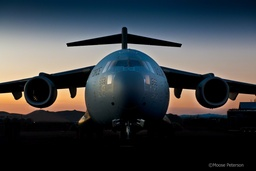
#> input picture images/night/airplane.jpg, 256 x 171 px, shrunk from 1200 x 800 before the run
$ python '图像处理问题三夜间图像增强.py'
#> lines starting #> are read from the running program, lines starting #| are printed output that depends on the picture
import cv2 as cv
from itertools import combinations_with_replacement
from collections import defaultdict
import numpy as np
from numpy.linalg import inv
B, G, R = 0, 1, 2  # index for convenience

def boxfilter(I, r):
    M, N = I.shape
    dest = np.zeros((M, N))
    sumY = np.cumsum(I, axis=0)
    dest[:r + 1] = sumY[r:2 * r + 1]  # top r+1 lines
    dest[r + 1:M - r] = sumY[2 * r + 1:] - sumY[:M - 2 * r - 1]
    dest[-r:] = np.tile(sumY[-1], (r, 1)) - sumY[M - 2 * r - 1:M - r - 1]  # bottom r lines
    sumX = np.cumsum(dest, axis=1)
    dest[:, :r + 1] = sumX[:, r:2 * r + 1]  # left r+1 columns
    dest[:, r + 1:N - r] = sumX[:, 2 * r + 1:] - sumX[:, :N - 2 * r - 1]
    dest[:, -r:] = np.tile(sumX[:, -1][:, None], (1, r)) - sumX[:, N - 2 * r - 1:N - r - 1]  # right r columns
    return dest

def guided_filter(I, p, r=15, eps=1e-3):
    M, N = p.shape
    base = boxfilter(np.ones((M, N)), r)  # this is needed for regularization
    means = [boxfilter(I[:, :, i], r) / base for i in range(3)]
    mean_p = boxfilter(p, r) / base
    means_IP = [boxfilter(I[:, :, i] * p, r) / base for i in range(3)]
    covIP = [means_IP[i] - means[i] * mean_p for i in range(3)]
    var = defaultdict(dict)
    for i, j in combinations_with_replacement(range(3), 2):
        var[i][j] = boxfilter(I[:, :, i] * I[:, :, j], r) / base - means[i] * means[j]
    a = np.zeros((M, N, 3))
    for y, x in np.ndindex(M, N):
        Sigma = np.array([[var[B][B][y, x], var[B][G][y, x], var[B][R][y, x]],
                          [var[B][G][y, x], var[G][G][y, x], var[G][R][y, x]],
                          [var[B][R][y, x], var[G][R][y, x], var[R][R][y, x]]])
        cov = np.array([c[y, x] for c in covIP])
        a[y, x] = np.dot(cov, inv(Sigma + eps * np.eye(3)))  # eq 14
    b = mean_p - a[:, :, R] * means[R] - a[:, :, G] * means[G] - a[:, :, B] * means[B]
    q = (boxfilter(a[:, :, R], r)*I[:, :, R] + boxfilter(a[:, :, G], r)*I[:, :, G] + boxfilter(a[:, :, B], r)*I[:, :, B] + boxfilter(b, r)) / base
    return q

def get_illumination_channel(I, w):
    M, N, _ = I.shape
    padded = np.pad(I, ((int(w / 2), int(w / 2)), (int(w / 2), int(w / 2)), (0, 0)), 'edge')
    darkch = np.zeros((M, N))
    brightch = np.zeros((M, N))

    for i, j in np.ndindex(darkch.shape):
        darkch[i, j] = np.min(padded[i:i + w, j:j + w, :])
        brightch[i, j] = np.max(padded[i:i + w, j:j + w, :])

    return darkch, brightch

def get_atmosphere(I, brightch, p=0.1):
    M, N = brightch.shape
    flatI = I.reshape(M * N, 3)
    flatbright = brightch.ravel()

    searchidx = (-flatbright).argsort()[:int(M * N * p)]
    A = np.mean(flatI.take(searchidx, axis=0), dtype=np.float64, axis=0)
    return A

def get_initial_transmission(A, brightch):
    A_c = np.max(A)
    init_t = (brightch - A_c) / (1. - A_c)
    return (init_t - np.min(init_t)) / (np.max(init_t) - np.min(init_t))

def get_corrected_transmission(I, A, darkch, brightch, init_t, alpha, omega, w):
    im3 = np.empty(I.shape, I.dtype);
    for ind in range(0, 3):
        im3[:, :, ind] = I[:, :, ind] / A[ind]
    dark_c, _ = get_illumination_channel(im3, w)
    dark_t = 1 - omega * dark_c
    corrected_t = init_t
    diffch = brightch - darkch

    for i in range(diffch.shape[0]):
        for j in range(diffch.shape[1]):
            if (diffch[i, j] < alpha):
                corrected_t[i, j] = dark_t[i, j] * init_t[i, j]

    return np.abs(corrected_t)

def get_final_image(I, A, refined_t, tmin):
    refined_t_broadcasted = np.broadcast_to(refined_t[:, :, None], (refined_t.shape[0], refined_t.shape[1], 3))
    J = (I - A) / (np.where(refined_t_broadcasted < tmin, tmin, refined_t_broadcasted)) + A

    return (J - np.min(J)) / (np.max(J) - np.min(J))

def dehaze(I, tmin, w, alpha, omega, p, eps, reduce=False):
    m, n, _ = I.shape
    Idark, Ibright = get_illumination_channel(I, w)
    A = get_atmosphere(I, Ibright, p)

    init_t = get_initial_transmission(A, Ibright)
    if reduce:
        init_t = reduce_init_t(init_t)
    corrected_t = get_corrected_transmission(I, A, Idark, Ibright, init_t, alpha, omega, w)

    normI = (I - I.min()) / (I.max() - I.min())
    refined_t = guided_filter(normI, corrected_t, w, eps)
    J_refined = get_final_image(I, A, refined_t, tmin)

    enhanced = (J_refined * 255).astype(np.uint8)
    f_enhanced = cv.detailEnhance(enhanced, sigma_s=10, sigma_r=0.15)
    f_enhanced = cv.edgePreservingFilter(f_enhanced, flags=1, sigma_s=64, sigma_r=0.2)
    return f_enhanced

def reduce_init_t(init_t):
    init_t = (init_t * 255).astype(np.uint8)
    xp = [0, 32, 255]
    fp = [0, 32, 48]
    x = np.arange(256)
    table = np.interp(x, xp, fp).astype('uint8')
    init_t = cv.LUT(init_t, table)
    init_t = init_t.astype(np.float64) / 255
    return init_t

im = cv.imread('./images/night/airplane.jpg')
#> im is the input picture: shape (171, 256, 3); mean B, G, R 66.9, 62.8, 58.3
orig = im.copy()

tmin = 0.1  # minimum value for t to make J image
w = 15  # window size, which determine the corseness of prior images
alpha = 0.4  # threshold for transmission correction
omega = 0.75  # this is for dark channel prior
p = 0.1  # percentage to consider for atmosphere
eps = 1e-3  # for J image

I = np.asarray(im, dtype=np.float64)  # Convert the input to an array.
I = I[:, :, :3] / 255

f_enhanced = dehaze(I, tmin, w, alpha, omega, p, eps)
#> after the loop in get_illumination_channel, `for i, j in np.ndindex(darkch.shape):`:
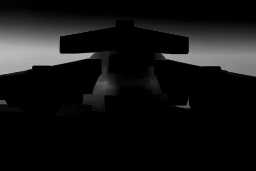
#> darkch: shape (171, 256) float64; min 0, max 0.729, mean 0.0785
#> in get_atmosphere, `searchidx = (-flatbright).argsort()[:int(M * N * p)]`: searchidx = 4377 values, max 28959 at index 4253, min 15934 at index 3968, mean 22672.2
#> in get_atmosphere, `A = np.mean(flatI.take(searchidx, axis=0), dtype=np.float64, axis=0)`: A = [0.327, 0.405, 0.49]
#> in get_initial_transmission, `A_c = np.max(A)`: A_c = 0.49
#> after the loop in get_corrected_transmission, `for ind in range(0, 3):`:
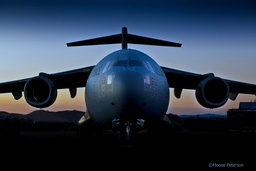
#> im3: shape (171, 256, 3) float64; mean B, G, R 0.801, 0.609, 0.467; drawn with min black and max white
#> call 2 of get_illumination_channel, with w = 15
#> after the loop in get_illumination_channel (call 2), `for i, j in np.ndindex(darkch.shape):`:
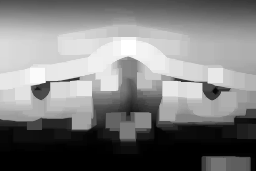
#> brightch: shape (171, 256) float64; min 0, max 2.7, mean 1.33; drawn with min black and max white
#> after the loop in get_corrected_transmission, `for i in range(diffch.shape[0]):`:
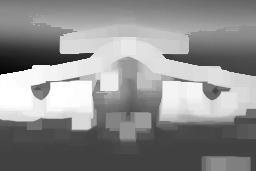
#> corrected_t: shape (171, 256) float64; min -0.344, max 1, mean 0.405; drawn with min black and max white
#> in boxfilter, `sumY = np.cumsum(I, axis=0)`: I: shape (171, 256) float64; every value is 1
#> in guided_filter, `means = [boxfilter(I[:, :, i], r) / base for i in range(3)]`: means = 3 items
#> in boxfilter (call 8), `sumX = np.cumsum(dest, axis=1)`:
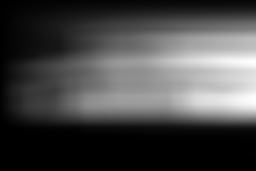
#> sumX: shape (171, 256) float64; min 0, max 2061.3, mean 581.3; drawn with min black and max white
#> the loop in guided_filter, `for y, x in np.ndindex(M, N):` made 43776 passes
#> cov on passes 1 to 3: [0.00181, 0.00164, 0.00215], [0.0018, 0.00163, 0.00214], [0.00179, 0.00163, 0.00214]
#> after the loop in guided_filter, `for y, x in np.ndindex(M, N):`:
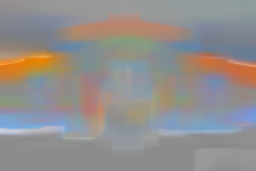
#> a: shape (171, 256, 3) float64; mean of channels 0, 1, 2 0.0698, 0.113, 0.219; drawn with min black and max white
#> in boxfilter (call 16), `sumY = np.cumsum(I, axis=0)`:
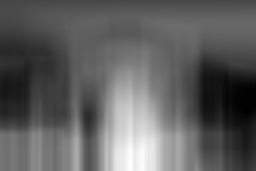
#> sumY: shape (171, 256) float64; min -19.26, max 51.04, mean 7.1; drawn with min black and max white
f_enhanced2 = dehaze(I, tmin, w, alpha, omega, p, eps, True)
#> the loop in guided_filter (call 2), `for y, x in np.ndindex(M, N):` made 43776 passes
#> cov on passes 1 to 3: [-8.42e-05, -7.6e-05, -8.68e-05], [-8.5e-05, -7.69e-05, -8.8e-05], [-8.52e-05, -7.74e-05, -8.86e-05]
cv.imshow('original', orig)
cv.imshow('F_enhanced', f_enhanced)
cv.imshow('F_enhanced2', f_enhanced2)
cv.waitKey(0)
cv.destroyAllWindows()

$ run again, with images/night/band.jpg copied over images/night/airplane.jpg
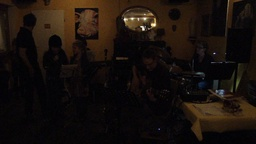
#> input picture images/night/band.jpg, 256 x 144 px, shrunk from 1280 x 720 before the run
#> im is the input picture: shape (144, 256, 3); mean B, G, R 12.3, 16.8, 24.4
#> after the loop in get_illumination_channel, `for i, j in np.ndindex(darkch.shape):`:
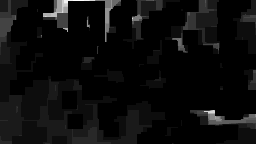
#> darkch: shape (144, 256) float64; min 0, max 0.0745, mean 0.00353; drawn with min black and max white
#> searchidx = 3686 values, max 34982 at index 2747, min 54 at index 3596, mean 9118.1
#> in get_atmosphere, `A = np.mean(flatI.take(searchidx, axis=0), dtype=np.float64, axis=0)`: A = [0.105, 0.169, 0.237]
#> A_c = 0.237
#> means = 3 items
#> the loop in guided_filter, `for y, x in np.ndindex(M, N):` made 36864 passes
#> cov on passes 1 to 3: [4.22e-05, 8.74e-05, 0.000158], [4.16e-05, 9.84e-05, 0.000178], [4.34e-05, 0.00012, 0.00022]
#> in boxfilter (call 16), `sumY = np.cumsum(I, axis=0)`:
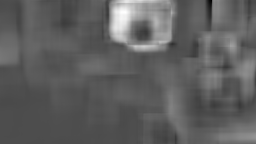
#> I: shape (144, 256) float64; min -0.628, max 1.46, mean 0.153; drawn with min black and max white
#> the loop in guided_filter (call 2), `for y, x in np.ndindex(M, N):` made 36864 passes
#> cov on passes 1 to 3: [-8.23e-06, -1.7e-05, -9.1e-06], [-8.35e-06, -1.52e-05, -6.31e-06], [-8.4e-06, -7.63e-06, 7.8e-06]

$ run again, with images/night/boat.jpg copied over images/night/airplane.jpg
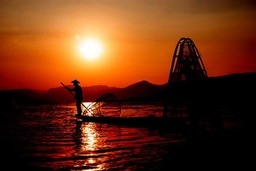
#> input picture images/night/boat.jpg, 256 x 171 px, shrunk from 700 x 467 before the run
#> im is the input picture: shape (171, 256, 3); mean B, G, R 20.7, 50.1, 106
#> after the loop in get_illumination_channel, `for i, j in np.ndindex(darkch.shape):`:
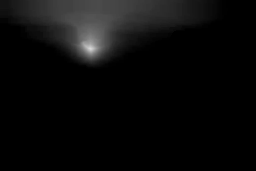
#> darkch: shape (171, 256) float64; min 0, max 0.851, mean 0.0402
#> searchidx = 4377 values, max 39268 at index 1438, min 4430 at index 1464, mean 14810.2
#> in get_atmosphere, `A = np.mean(flatI.take(searchidx, axis=0), dtype=np.float64, axis=0)`: A = [0.363, 0.651, 0.931]
#> A_c = 0.931
#> means = 3 items
#> the loop in guided_filter, `for y, x in np.ndindex(M, N):` made 43776 passes
#> cov on passes 1 to 3: [0.000368, 0.000964, 0.00123], [0.000422, 0.00103, 0.0013], [0.000471, 0.0011, 0.00136]
#> in boxfilter (call 16), `sumY = np.cumsum(I, axis=0)`:
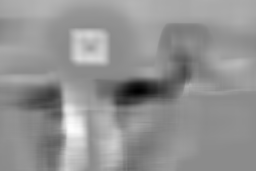
#> I: shape (171, 256) float64; min -1.49, max 1.24, mean 0.0789; drawn with min black and max white
#> the loop in guided_filter (call 2), `for y, x in np.ndindex(M, N):` made 43776 passes
#> cov on passes 1 to 3: [2.53e-05, 6.76e-05, 8.61e-05], [2.93e-05, 7.24e-05, 9.09e-05], [3.27e-05, 7.66e-05, 9.48e-05]

$ run again, with images/night/building.jpg copied over images/night/airplane.jpg
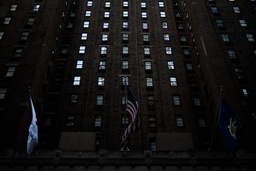
#> input picture images/night/building.jpg, 256 x 171 px, shrunk from 960 x 640 before the run
#> im is the input picture: shape (171, 256, 3); mean B, G, R 17.8, 17.9, 18.6
#> searchidx = 4377 values, max 23147 at index 3832, min 81 at index 34, mean 9147.7
#> in get_atmosphere, `A = np.mean(flatI.take(searchidx, axis=0), dtype=np.float64, axis=0)`: A = [0.176, 0.173, 0.172]
#> A_c = 0.176
#> means = 3 items
#> the loop in guided_filter, `for y, x in np.ndindex(M, N):` made 43776 passes
#> cov on passes 1 to 3: [0.00256, 0.00258, 0.00239], [0.00244, 0.00246, 0.0023], [0.00216, 0.00218, 0.00205]
#> in boxfilter (call 16), `sumY = np.cumsum(I, axis=0)`:
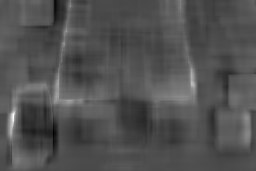
#> I: shape (171, 256) float64; min -0.656, max 1.62, mean 0.0744; drawn with min black and max white
#> the loop in guided_filter (call 2), `for y, x in np.ndindex(M, N):` made 43776 passes
#> cov on passes 1 to 3: [0.000393, 0.000397, 0.000375], [0.000373, 0.000377, 0.000359], [0.000332, 0.000336, 0.000322]
